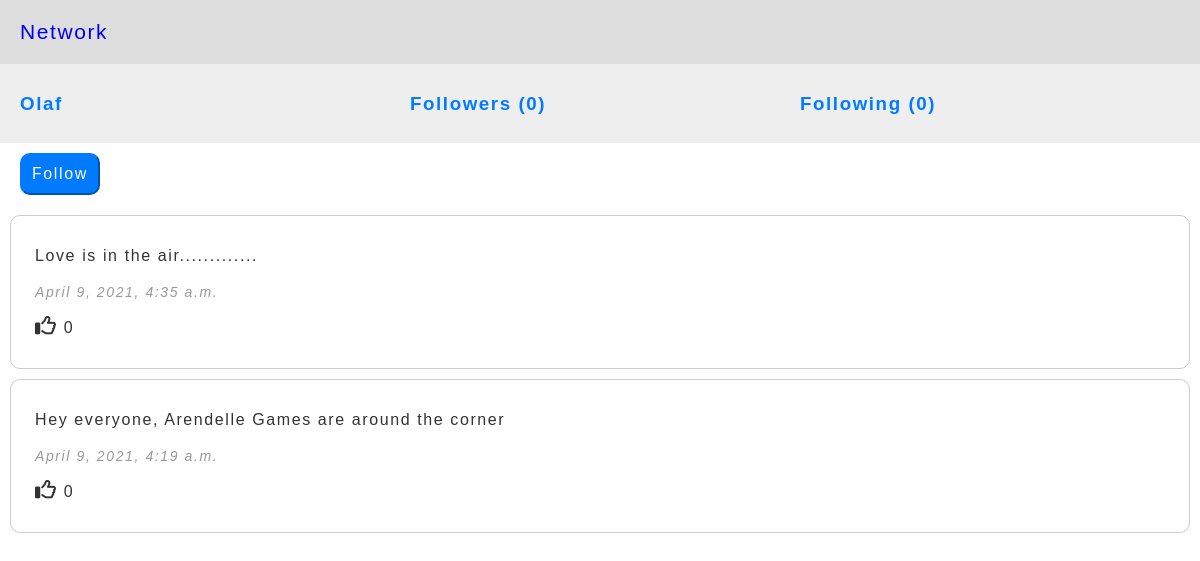
The app's page /users/Olaf (signed in), older data.
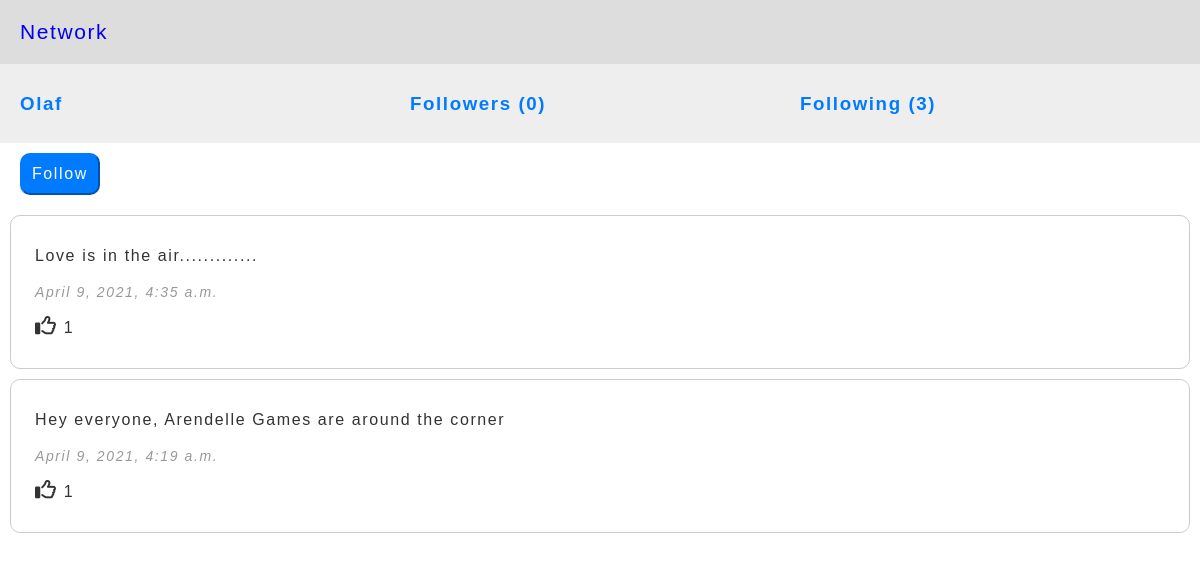
The same page, newer data.
### network/models.py (models this page shows, shortened)
class Post(models.Model):
    name = models.ForeignKey(User, on_delete=models.CASCADE, related_name="user_posts")
    content = models.TextField()
    likes = models.IntegerField(default=0)
    timestamp = models.DateTimeField(auto_now_add=True)

### network/views.py (the view)
# urls.py: path("users/<str:name>", views.users, name="users"),
def users(request, name):
    user = User.objects.get(username=name)
    posts = Post.objects.filter(name=user).all().order_by('-timestamp')
    follows = Follow.objects.filter(name=request.user).all()
    following_count = len(Follow.objects.filter(name=user).all())
    followers_count = len(Follow.objects.filter(following=user).all())
    is_following = "false"
    for follow in follows:
        if follow.following == user:
            is_following = "true"
    liked_posts = []
    for post in posts:
        a = Like.objects.filter(post=post)
        print(a)
        if len(a) > 0:
            for x in a:
                if x.name.username == request.user.username:
                    liked_posts.append(x.post)
    return render(request, "network/profile.html", {
    "user": user, "posts": posts, "liked_posts": liked_posts, "is_following": is_following, "following_count": following_count, "followers_count": followers_count
    })
    return HttpResponse(f"Hello {name}")

### network/models.py (called while the page is built)
    def __str__(self):
        return f"{self.name.username} liked {self.post.content}"

### network/templates/network/profile.html (shortened to what this page needs)
<!DOCTYPE html>
<html lang="en" dir="ltr">
  <head>
  </head>
  <body>
    <div class="links">
      <a href="{% url "index" %}">Network</a>
    </div>
    <div class="user">
      <h3>{{user.username}}</h3>
      <h3>Followers ({{ followers_count }})</h3>
      <h3>Following ({{ following_count }})</h3>
    </div>
    {% if user != request.user %}
    <div class="buttons">
        <button type="button" id="follow">Follow</button>
    </div>
    {% endif %}
    {% for post in posts %}
      <div class="posts">
        <div class="posts_content">
            {{post.content}}
        </div>
        <div class="posts_time">
            <i style="font-size:14px; color:#999;">{{ post.timestamp }}</i>
        </div>
        <div class="likes">
          <div class="like">
            {% if post in liked_posts %}
            <i class="fas fa-thumbs-up" style="font-size: 21px; color: blue;" data-page= {{ post.id }}></i>
            {% else %}
            <i class="far fa-thumbs-up" style="font-size: 21px;" data-page= {{ post.id }}></i>
            {% endif %}
            <span id="post_likes">{{ post.likes }}</span>
          </div>
        </div>
      </div>
    {% endfor %}
  </body>
</html>

Row changes from the older to the newer data that the page shows:
changed Post "April 9, 2021, 4:35 a.m.": likes "0" → "1"
changed Post "Hey everyone, Arendelle Games are around the corner": likes "0" → "1"
Text that changed along with them:
{{ following_count }}: "0" → "3"
